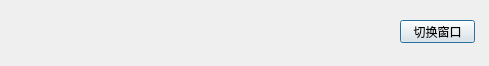
<?xml version="1.0" encoding="UTF-8"?>
<ui version="4.0">
 <class>Dialog</class>
 <widget class="QDialog" name="Dialog">
  <property name="geometry">
   <rect>
    <x>0</x>
    <y>0</y>
    <width>489</width>
    <height>66</height>
   </rect>
  </property>
  <property name="windowTitle">
   <string>Dialog</string>
  </property>
  <widget class="QPushButton" name="btnSwitchWindow">
   <property name="geometry">
    <rect>
     <x>400</x>
     <y>20</y>
     <width>75</width>
     <height>23</height>
    </rect>
   </property>
   <property name="text">
    <string>切换窗口</string>
   </property>
  </widget>
 </widget>
 <resources/>
 <connections/>
</ui>
